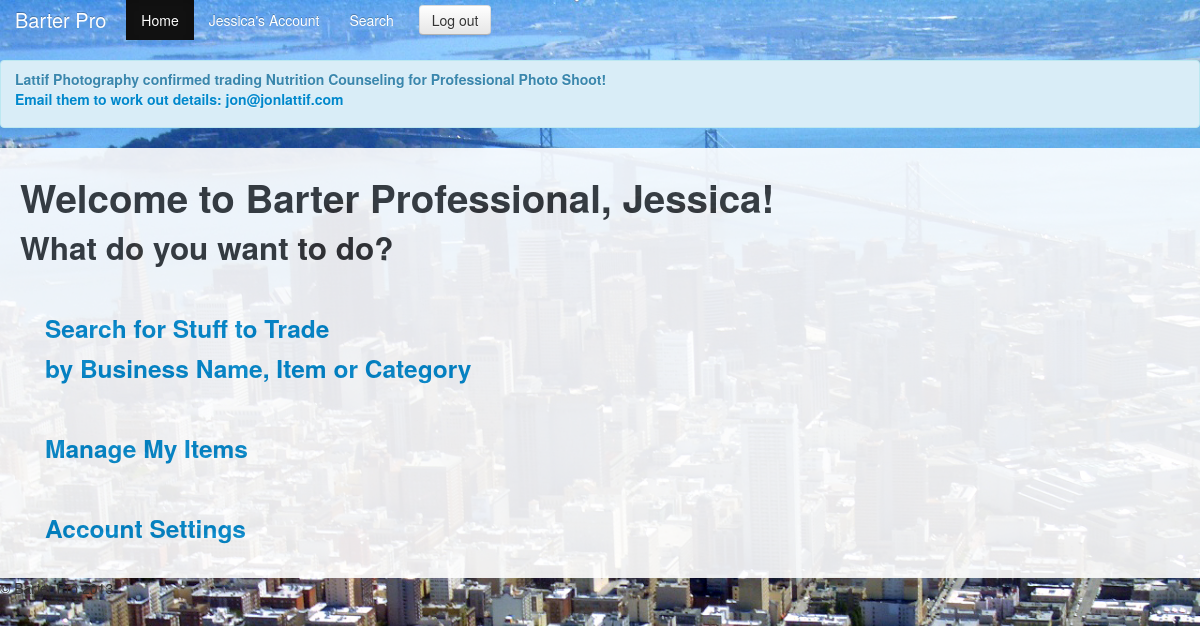
Page /home (signed in) on the committed database.
### model.py (models this page shows)
class User(Base):
	__tablename__ = 'users'
	id = Column(Integer, primary_key=True)
	email = Column(String)
	password = Column(String)
	first_name = Column(String)
	last_name = Column(String)
	zipcode = Column(String)
	biz_name = Column(String)
	website = Column(String)
	image_url = Column(String, nullable=True)
	opt_a = Column(String, nullable=True)
	opt_b = Column(String, nullable=True)
	opt_c = Column(String, nullable=True)

class Participant(Base): #participants in specific trades
	__tablename__ = 'participants'
	id = Column(Integer, primary_key=True)
	user_id = Column(Integer, ForeignKey("users.id"))
	item_id = Column(Integer, ForeignKey("items.id"))
	trade_id = Column(Integer, ForeignKey("trades.id"))
	total_qty = Column(Integer)
	current_qty = Column(Integer, nullable=True)
	confirm = Column(Boolean, nullable=True)
	requester = Column(Boolean)
	user = relationship("User", backref=backref("participants"))
	item = relationship("Item", backref=backref("participants"))
	trade = relationship("Trade", backref=backref("participants"))

class Item(Base):
	__tablename__ = 'items'
	id = Column(Integer, primary_key=True)
	name = Column(String)
	description = Column(String)
	owned = Column(Boolean)
	image_url = Column(String, nullable=True)
	user_id = Column(Integer, ForeignKey("users.id"))
	cat_id = Column(Integer, ForeignKey("categories.id"))
	user = relationship("User", backref=backref("items", order_by=id))
	category = relationship("Category", backref=backref("items", order_by=id))

### server.py (the view)
@app.route("/home")
def home():
	user = db_session.query(User).get(g.user_id)
	return render_template("home.html", user=user)

### server.py (called while the page is built)
@app.before_request
def before_request():
	g.user_id = session.get("user_id") #gets user ID from current session
	if not g.user_id: # redirects to log-in if no user ID session
		g.user_id = None
		g.user = None
	else:
		g.user = db_session.query(User).get(g.user_id)
		g.notifications, g.new_confirms = get_notifications()
		print "***************", g.notifications

def get_notifications():
	notifications = db_session.query(Participant).filter_by(user_id=g.user_id, requester=False, confirm=None).all()
	all_my_trades = db_session.query(Participant).filter_by(user_id=g.user_id, requester=True).all()
	new_confirms = [participant for participant in all_my_trades if participant.trade.participants[1].confirm == True]
	return notifications, new_confirms

### Templates/home.html
  	{% extends "layout.html" %}
  	{% block body %}
	<div class="container wrapper">
		<h1>Welcome to Barter Professional, {{ user.first_name }}!</h1>
			<h2> What do you want to do? </h2>
			<br>
				<h3><ul>
					<a href="{{url_for('view_categories', id=user_id)}}"> 		Search for Stuff to Trade
						<br> by Business Name, Item or Category
					</a>
					<br>
					<br>
					<a href="{{url_for('manage_items', id=user_id)}}">
						Manage My Items
					</a>
						<br>
						<br>
					<a href="{{url_for('manage_account', id=user_id)}}">		Account Settings
					</a>
				</h3>
	</div>
	{% endblock %}

### Templates/layout.html (shortened to what this page needs)
<!DOCTYPE html>
<html lang="en">
  <head>
    <link rel="stylesheet" href="../static/bootstrap/css/bootstrap.css" type="text/css">
    <link rel="stylesheet" href="../static/bootstrap/css/main.css" type="text/css">
    <link rel="stylesheet" href="../static/bootstrap/css/bootstrap-responsive.css" type="text/css">
  </head>
  <body>
    <div class="navbar navbar-inverse navbar-fixed-top">
      <div class="navbar-inner">
        <div class="container">
          <a class="brand" href="/">Barter Pro</a>
          <div class="nav-collapse collapse">
            <ul class="nav">
              <li class="active"><a href="/home">Home</a></li>
              {% if g.user %}
              <li><a href="/my_account">{{ g.user.first_name }}'s Account </a>
              </li>
              {% endif %}
                  <li><a href="/view_categories">Search</a></li>
            </ul>
            {% if not g.user %}
            <form name="login" action="/authenticate" method="POST" class="navbar-form pull-right">
              <input class="span2" type="text" name="email" placeholder="Email">
              <input class="span2" type="password" name="password" placeholder="Password">
              <button type ="submit" value="sign in" class="btn" >Sign in</button>
            </form>
            {% else %}
              <div>
                <a href="{{url_for('log_out')}}" class="btn">
                  Log out
                </a>
              </div>
            {% endif %}
          </div>
        </div>
      </div>
    </div>
{% if g.new_confirms %}
    {% for confirm in g.new_confirms %}
      <div class="alert alert-info">
        <p>
          <strong>
           {{ confirm.trade.participants[1].user.biz_name }} confirmed trading {{ confirm.trade.participants[0].item.name }} for {{ confirm.trade.participants[1].item.name }}!
           <br>
           <a href="mailto:{{ confirm.trade.participants[1].user.email }}">
           Email them to work out details:
              {{ confirm.trade.participants[1].user.email }}
            </a>
           </strong>
         </p>
      </div>
  {% endfor %}
{% endif %}
    {% block body %}
    {% endblock %}
      <footer>
        <p>&copy; Barter Pro 2013</p>
      </footer>
  </body>
</html>

### Templates/layout.html (style rules this page uses)
body { padding-top: 60px; padding-bottom: 40px; }

### rows in the picture
User: user.first_name "Jessica", first_name "Jessica"
Participant: trade "Lattif Photography", trade "Nutrition Counseling", trade "Professional Photo Shoot", trade "jon@jonlattif.com"
